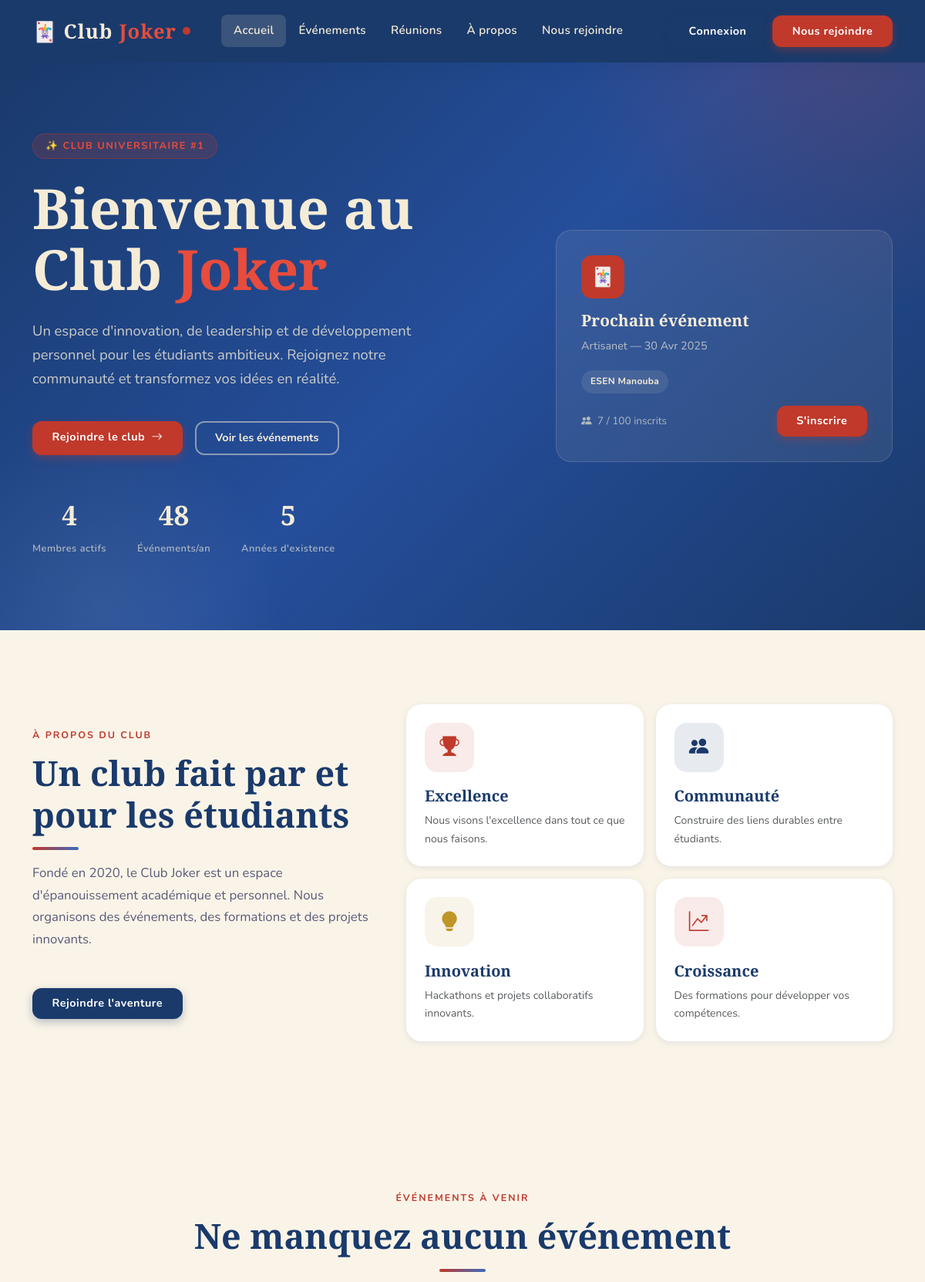
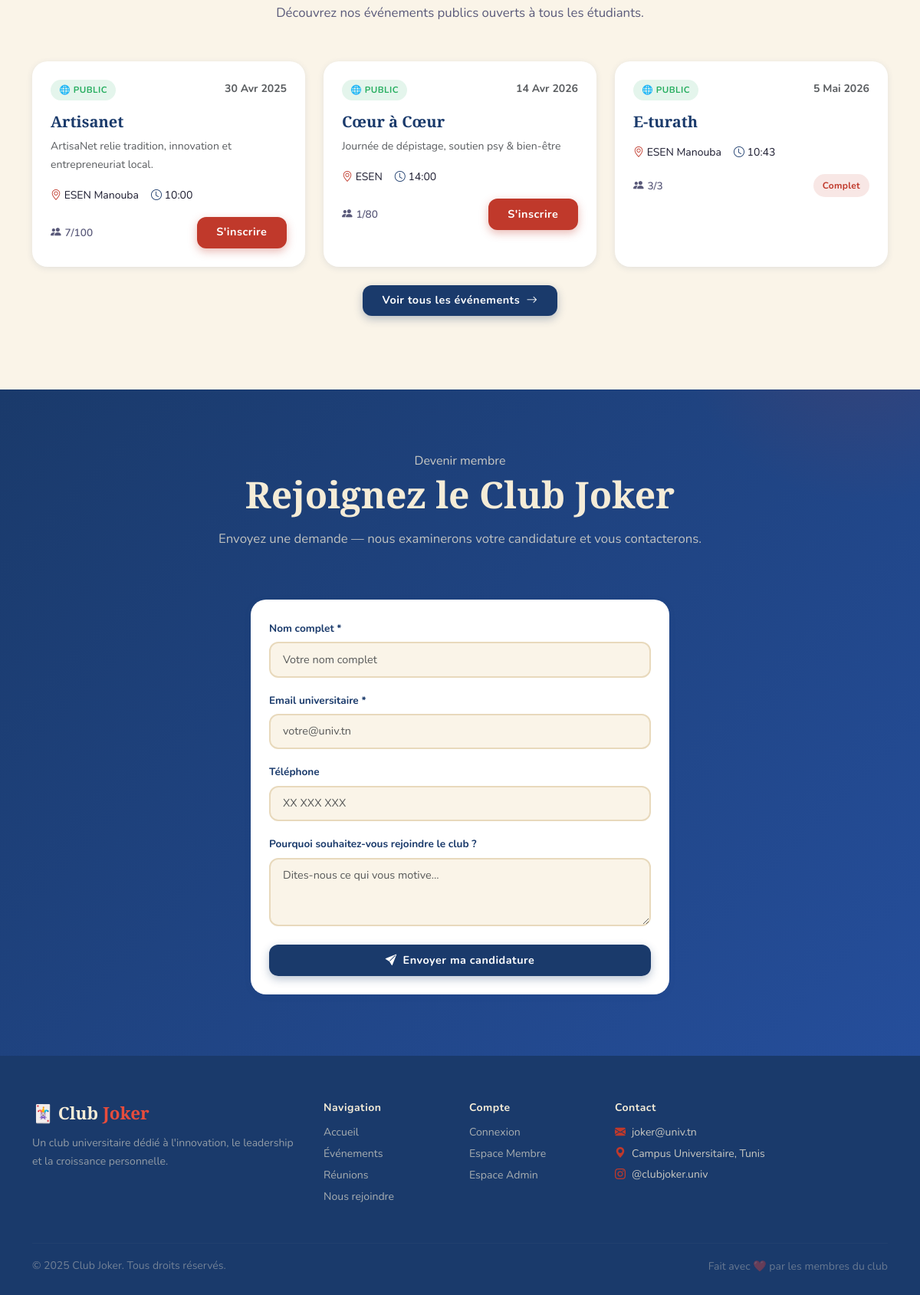
The page / on the database its author committed (2 pictures, top to bottom).
### tables this page shows
CREATE TABLE `evenements` (
  `id` int NOT NULL,
  `titre` varchar(200) NOT NULL,
  `description` text,
  `date_evenement` date NOT NULL,
  `heure` time DEFAULT NULL,
  `lieu` varchar(150) DEFAULT NULL,
  `type` enum('public','prive') DEFAULT 'public',
  `max_participants` int DEFAULT '30',
  `id_createur` int DEFAULT NULL
);

### config/database.php (called while the page is built, shortened)
<?php
class Database
{
    private static string $host     = 'localhost';
    private static string $dbname   = 'joker_club';
    private static string $user     = 'root';
    private static string $password = '';
    private static string $charset  = 'utf8mb4';
    private static ?PDO $instance = null;
    public static function getInstance(): PDO
    {
        if (self::$instance === null) {
            $host     = self::env('DB_HOST', self::$host);
            $port     = self::env('DB_PORT', '');
            $dbname   = self::env('DB_NAME', self::$dbname);
            $user     = self::env('DB_USER', self::env('DB_USERNAME', self::$user));
            $password = self::env('DB_PASSWORD', self::$password);
            $dsn = "mysql:host={$host}"
                 . ($port !== '' ? ";port={$port}" : '')
                 . ";dbname={$dbname}"
                 . ";charset=" . self::$charset;
            $options = [
                PDO::ATTR_ERRMODE            => PDO::ERRMODE_EXCEPTION,
                PDO::ATTR_DEFAULT_FETCH_MODE => PDO::FETCH_ASSOC,
                PDO::ATTR_EMULATE_PREPARES   => false,
            ];
            try {
                self::$instance = new PDO($dsn, $user, $password, $options);
            } catch (PDOException $e) {
                error_log('Database connection failed: ' . $e->getMessage());
                http_response_code(500);
                die('Connexion a la base de donnees echouee. Verifiez les variables DB_HOST, DB_NAME, DB_USER/DB_USERNAME et DB_PASSWORD.');
            }
        }
        return self::$instance;
    }
    private static function env(string $key, string $default = ''): string
    {
        $value = getenv($key);
        if ($value === false || $value === '') {
            return $default;
        }
        return $value;
    }
}

### models/UtilisateurModel.php (called while the page is built, shortened)
<?php
require_once __DIR__ . '/../config/database.php';
class UtilisateurModel
{
    private PDO $pdo;
    public function __construct()
    {
        $this->pdo = Database::getInstance();
    }
    public function compterMembres(): int
    {
        $stmt = $this->pdo->prepare(
            "SELECT COUNT(*) AS total
             FROM utilisateurs
             WHERE role = 'membre' AND statut = 'actif'"
        );
        $stmt->execute();
        $row = $stmt->fetch();
        return (int) $row['total'];
    }
}

### models/evenementModel.php (called while the page is built, shortened)
<?php
require_once __DIR__ . '/../config/database.php';
class EvenementModel
{
    private PDO $pdo;
    public function __construct()
    {
        $this->pdo = Database::getInstance();
    }
    public function getPublics(int $limite = 3): array
    {
        $stmt = $this->pdo->prepare(
            "SELECT e.*,
                    (SELECT COUNT(*) FROM inscriptions_evenements i
                     WHERE i.id_evenement = e.id) AS nb_inscrits
             FROM evenements e
             WHERE e.type = 'public'
             ORDER BY e.date_evenement ASC
             LIMIT :limite"
        );
        $stmt->bindValue(':limite', $limite, PDO::PARAM_INT);
        $stmt->execute();
        return $stmt->fetchAll();
    }
}

### views/public/accueil.php (the view, shortened to what this page needs)
<?php
require_once __DIR__ . '/../layout/header.php';
require_once __DIR__ . '/../../models/UtilisateurModel.php';
$utilisateurModel = new UtilisateurModel();
$nbMembres        = $utilisateurModel->compterMembres();
?>
<?php
function formatDateFr(string $date): string {
    $mois = ['','Jan','Fév','Mar','Avr','Mai','Juin','Juil','Aoû','Sep','Oct','Nov','Déc'];
    [$y, $m, $d] = explode('-', $date);
    return intval($d) . ' ' . $mois[intval($m)] . ' ' . $y;
}
?>
<section class="hero-section">
  <div class="container">
    <div class="row align-items-center g-5">
      <div class="col-lg-7 hero-content">
        <div class="hero-badge">✨ Club Universitaire #1</div>
        <h1 class="hero-title animate-fadeInUp">
          Bienvenue au<br>Club <span>Joker</span>
        </h1>
        <p class="hero-subtitle animate-fadeInUp delay-1">
          Un espace d'innovation, de leadership et de développement personnel pour les étudiants ambitieux.
          Rejoignez notre communauté et transformez vos idées en réalité.
        </p>
        <div class="d-flex gap-3 flex-wrap animate-fadeInUp delay-2">
          <a href="#rejoindre" class="btn btn-joker-red">
            Rejoindre le club <i class="bi bi-arrow-right ms-1"></i>
          </a>
          <a href="index.php?page=evenements"
             class="btn btn-joker-outline"
             style="color:var(--beige);border-color:rgba(245,236,215,0.5)">
            Voir les événements
          </a>
        </div>
        <div class="hero-stats animate-fadeInUp delay-3">
          <div class="hero-stat">
            <span class="stat-num"><?= $nbMembres ?: 120 ?></span>
            <span class="stat-label">Membres actifs</span>
          </div>
          <div class="hero-stat">
            <span class="stat-num">48</span>
            <span class="stat-label">Événements/an</span>
          </div>
          <div class="hero-stat">
            <span class="stat-num">5</span>
            <span class="stat-label">Années d'existence</span>
          </div>
        </div>
      </div>
      <div class="col-lg-5 d-none d-lg-block animate-fadeInUp delay-2">
        <?php if (!empty($evenements[0])): $evt = $evenements[0]; ?>
        <div class="hero-card-float">
          <div class="card-icon">🃏</div>
          <h4 style="color:var(--beige);font-size:1.3rem;margin-bottom:.5rem">Prochain événement</h4>
          <p style="color:rgba(245,236,215,0.7);font-size:.9rem;margin-bottom:1.2rem">
            <?= htmlspecialchars($evt['titre']) ?> — <?= formatDateFr($evt['date_evenement']) ?>
          </p>
          <div class="d-flex gap-2 flex-wrap mb-3">
            <span class="badge-status active" style="background:rgba(245,236,215,.1);color:var(--beige)">
              <?= htmlspecialchars($evt['lieu'] ?? '') ?>
            </span>
          </div>
          <div class="d-flex align-items-center justify-content-between">
            <span style="color:rgba(245,236,215,0.65);font-size:.85rem">
              <i class="bi bi-people-fill me-1"></i>
              <?= (int)$evt['nb_inscrits'] ?> / <?= (int)$evt['max_participants'] ?> inscrits
            </span>
            <a href="index.php?page=evenements" class="btn btn-joker-red btn-sm">S'inscrire</a>
          </div>
        </div>
        <?php endif; ?>
      </div>
    </div>
  </div>
</section>
<section class="about-section" id="a-propos">
  <div class="container">
    <div class="row align-items-center g-5">
      <div class="col-lg-5">
        <div class="section-heading">
          <span class="overline">À propos du club</span>
          <h2>Un club fait par et pour les étudiants</h2>
          <div class="section-divider"></div>
          <p>Fondé en 2020, le Club Joker est un espace d'épanouissement académique et personnel.
             Nous organisons des événements, des formations et des projets innovants.</p>
        </div>
        <a href="#rejoindre" class="btn btn-joker-blue">Rejoindre l'aventure</a>
      </div>
      <div class="col-lg-7">
        <div class="row g-3">
          <div class="col-sm-6">
            <div class="joker-card p-4">
              <div class="value-icon red"><i class="bi bi-trophy-fill"></i></div>
              <h5 class="text-blue mb-2">Excellence</h5>
              <p class="text-muted small mb-0">Nous visons l'excellence dans tout ce que nous faisons.</p>
            </div>
          </div>
          <div class="col-sm-6">
            <div class="joker-card p-4">
              <div class="value-icon blue"><i class="bi bi-people-fill"></i></div>
              <h5 class="text-blue mb-2">Communauté</h5>
              <p class="text-muted small mb-0">Construire des liens durables entre étudiants.</p>
            </div>
          </div>
          <div class="col-sm-6">
            <div class="joker-card p-4">
              <div class="value-icon gold"><i class="bi bi-lightbulb-fill"></i></div>
              <h5 class="text-blue mb-2">Innovation</h5>
              <p class="text-muted small mb-0">Hackathons et projets collaboratifs innovants.</p>
            </div>
          </div>
          <div class="col-sm-6">
            <div class="joker-card p-4">
              <div class="value-icon red"><i class="bi bi-graph-up-arrow"></i></div>
              <h5 class="text-blue mb-2">Croissance</h5>
              <p class="text-muted small mb-0">Des formations pour développer vos compétences.</p>
            </div>
          </div>
        </div>
      </div>
    </div>
  </div>
</section>
<section class="events-section">
  <div class="container">
    <div class="section-heading text-center">
      <span class="overline">Événements à venir</span>
      <h2>Ne manquez aucun événement</h2>
      <div class="section-divider mx-auto"></div>
      <p class="mx-auto">Découvrez nos événements publics ouverts à tous les étudiants.</p>
    </div>
    <div class="row g-4">
      <?php if (empty($evenements)): ?>
        <div class="col-12 empty-state">
          <i class="bi bi-calendar-x"></i>
          <p>Aucun événement public pour le moment.</p>
        </div>
      <?php else: ?>
        <?php foreach ($evenements as $evt):
          $nbInscrits = (int) $evt['nb_inscrits'];
          $spots      = (int) $evt['max_participants'] - $nbInscrits;
        ?>
        <div class="col-md-6 col-lg-4 animate-fadeInUp">
          <div class="joker-card h-100">
            <div class="card-body p-4">
              <div class="d-flex align-items-start justify-content-between mb-3">
                <span class="event-badge public">🌐 Public</span>
                <small class="text-muted fw-bold"><?= formatDateFr($evt['date_evenement']) ?></small>
              </div>
              <h5 class="text-blue fw-bold mb-2"><?= htmlspecialchars($evt['titre']) ?></h5>
              <p class="text-muted small mb-3"><?= htmlspecialchars($evt['description'] ?? '') ?></p>
              <div class="d-flex align-items-center gap-3 mb-3 flex-wrap">
                <span class="small"><i class="bi bi-geo-alt text-red"></i> <?= htmlspecialchars($evt['lieu'] ?? '') ?></span>
                <span class="small"><i class="bi bi-clock text-blue"></i> <?= $evt['heure'] ? substr($evt['heure'],0,5) : '' ?></span>
              </div>
              <div class="d-flex align-items-center justify-content-between">
                <span class="participant-count">
                  <i class="bi bi-people-fill"></i> <?= $nbInscrits ?>/<?= $evt['max_participants'] ?>
                </span>
                <?php if ($spots > 0): ?>
                  <button class="btn btn-joker-red btn-sm"
                          data-bs-toggle="modal"
                          data-bs-target="#modalInscription"
                          data-id="<?= $evt['id'] ?>"
                          data-titre="<?= htmlspecialchars($evt['titre']) ?>">
                    S'inscrire
                  </button>
                <?php else: ?>
                  <span class="badge-status refused">Complet</span>
                <?php endif; ?>
              </div>
            </div>
          </div>
        </div>
        <?php endforeach; ?>
      <?php endif; ?>
    </div>
    <div class="text-center mt-4">
      <a href="index.php?page=evenements" class="btn btn-joker-blue">
        Voir tous les événements <i class="bi bi-arrow-right ms-1"></i>
      </a>
    </div>
  </div>
</section>
<section class="join-section" id="rejoindre">
  <div class="container" style="position:relative;z-index:2;">
    <div class="row justify-content-center">
      <div class="col-lg-7 text-center mb-5">
        <span class="overline text-beige" style="opacity:.8">Devenir membre</span>
        <h2 class="text-beige mb-3" style="font-size:clamp(1.8rem,4vw,3rem)">Rejoignez le Club Joker</h2>
        <p style="color:rgba(245,236,215,0.75);font-size:1.05rem">
          Envoyez une demande — nous examinerons votre candidature et vous contacterons.
        </p>
      </div>
    </div>
    <div class="row justify-content-center">
      <div class="col-lg-6">
        <div class="joker-card">
          <div class="card-body p-4">
            <form method="POST" action="index.php?page=rejoindre" class="form-joker">
              <div class="mb-3">
                <label class="form-label">Nom complet *</label>
                <input type="text" class="form-control" name="nom" placeholder="Votre nom complet" required>
              </div>
              <div class="mb-3">
                <label class="form-label">Email universitaire *</label>
                <input type="email" class="form-control" name="email" placeholder="votre@univ.tn" required>
              </div>
              <div class="mb-3">
                <label class="form-label">Téléphone</label>
                <input type="tel" class="form-control" name="telephone" placeholder="XX XXX XXX">
              </div>
              <div class="mb-4">
                <label class="form-label">Pourquoi souhaitez-vous rejoindre le club ?</label>
                <textarea class="form-control" name="message" rows="3"
                          placeholder="Dites-nous ce qui vous motive..."></textarea>
              </div>
              <button type="submit" class="btn btn-joker-blue w-100">
                <i class="bi bi-send-fill me-2"></i>Envoyer ma candidature
              </button>
            </form>
          </div>
        </div>
      </div>
    </div>
  </div>
</section>
<?php require_once __DIR__ . '/../layout/footer.php'; ?>

### rows shown on the page
evenements: titre "Artisanet", date_evenement "30 Avr 2025", lieu "ESEN Manouba", max_participants "100", description "ArtisaNet relie tradition, innovation et entrepreneuriat local.", heure "10:00", nbInscrits "7"
evenements: date_evenement "14 Avr 2026", titre "Cœur à Cœur", description "Journée de dépistage, soutien psy & bien-être", lieu "ESEN", heure "14:00", nbInscrits "1", max_participants "80"
evenements: date_evenement "5 Mai 2026", titre "E-turath", lieu "ESEN Manouba", heure "10:43", nbInscrits "3", max_participants "3", shows "Complet"

### other values the page prints
$nbMembres ?: 120 "4"
$evt['nb_inscrits'] "7"
